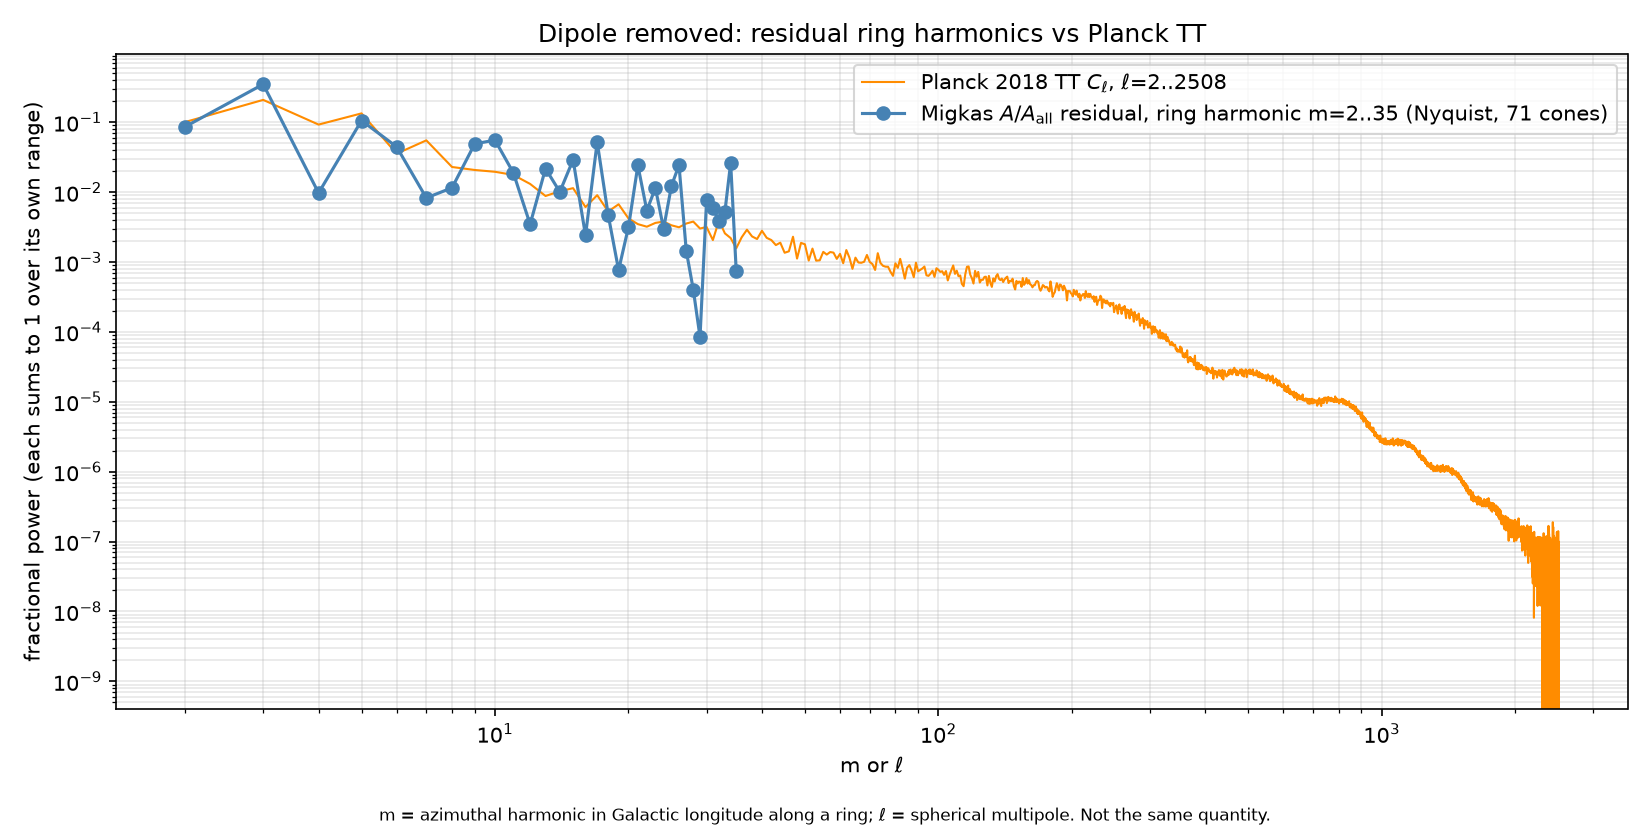

Write the Python code that produced this figure.
# Migkas A/A_all residual ring harmonics m=2..35 (Nyquist for 71 cones at 5 deg) vs Planck 2018 TT C_l, l=2..lmax. Dipole (m=1, l=1) removed.
# Each spectrum normalized to sum 1 over its own range (2..35 for m, 2..lmax for l).
import numpy as np,matplotlib;matplotlib.use('Agg');import matplotlib.pyplot as plt
d=np.genfromtxt('/workspace/cosmology/migkas/fig6_digitized.csv',delimiter=',',names=True);l,y=d['l_deg'],d['A_over_Aall']
c=np.loadtxt('/workspace/cosmology-course/notes/catwise-eta-migkas-fit-d14.3.csv',delimiter=',',skiprows=1)
r=y-np.interp(l,c[:,0],c[:,1],period=360);L=np.radians(l);N=len(l);M=(N-1)//2
X=np.stack([np.ones_like(L)]+sum([[np.cos(k*L),np.sin(k*L)] for k in range(1,M+1)],[]),1)
coef=np.linalg.lstsq(X,r,rcond=None)[0];amp2=coef[1::2]**2+coef[2::2]**2
m=np.arange(1,M+1);k=m>=2;pm=amp2[k]/amp2[k].sum()
P=np.loadtxt('COM_PowerSpect_CMB-TT-full_R3.01.txt');ll=P[:,0];C=P[:,1]*2*np.pi/(ll*(ll+1));pl=C/C.sum()
fig,ax=plt.subplots(figsize=(11,5.5))
ax.loglog(ll,pl,'-',color='darkorange',lw=1,label='Planck 2018 TT $C_\\ell$, $\\ell$=2..%d'%ll.max())
ax.loglog(m[k],pm,'o-',color='steelblue',label='Migkas $A/A_{\\rm all}$ residual, ring harmonic m=2..%d (Nyquist, %d cones)'%(M,N))
ax.set(xlabel='m or $\\ell$',ylabel='fractional power (each sums to 1 over its own range)',title='Dipole removed: residual ring harmonics vs Planck TT')
ax.grid(alpha=.3,which='both');ax.legend()
fig.text(.5,.005,'m = azimuthal harmonic in Galactic longitude along a ring; $\\ell$ = spherical multipole. Not the same quantity.',ha='center',fontsize=8)
plt.tight_layout(rect=[0,.03,1,1]);plt.savefig('A_residual_vs_planck_full.png',dpi=150)
print('N',N,'M',M,'lmax',ll.max(),'rank',np.linalg.matrix_rank(X));print(np.round(100*pm,2))
